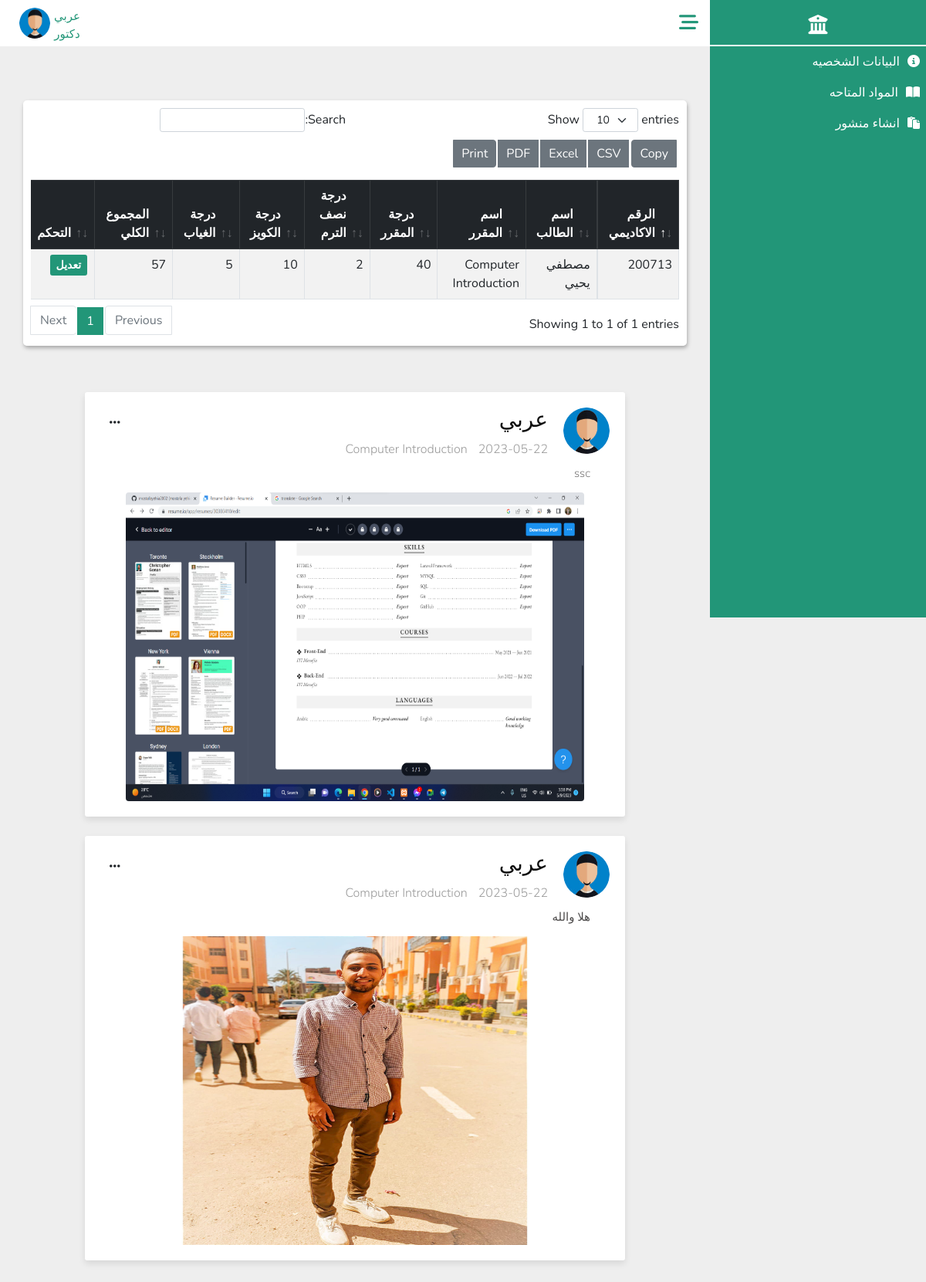
The app's page /Doctors/subject_setting.php?subject_name=Computer Introduction (signed in) with its own data.
### tables this page shows
CREATE TABLE `doctor` (
  `Doctor_ID` bigint(30) NOT NULL,
  `Password` varchar(100) NOT NULL,
  `Image` varchar(100) NOT NULL DEFAULT 'profile.jpg',
  `Full_Name` varchar(100) DEFAULT NULL,
  `Job` varchar(100) NOT NULL DEFAULT 'دكتور',
  `Gender` varchar(100) DEFAULT NULL,
  `Nationality` varchar(100) DEFAULT 'مصري',
  `Religion` varchar(100) DEFAULT NULL,
  `Date_Birth` date DEFAULT NULL,
  `Address` varchar(100) DEFAULT NULL,
  `Phone_Number` varchar(30) DEFAULT NULL,
  `Degree` varchar(100) DEFAULT NULL,
  `University` varchar(100) DEFAULT 'المنوفيه',
  `Faculty` varchar(100) DEFAULT 'الحاسبات والمعلومات',
  `Department` varchar(100) DEFAULT NULL,
  `Email_Address` varchar(100) NOT NULL
);

CREATE TABLE `subject_marks` (
  `ID` int(11) NOT NULL,
  `Student_ID` int(11) NOT NULL,
  `Subject_Name` varchar(100) NOT NULL,
  `Subject_Marks` double DEFAULT NULL,
  `Subject_Midterm` double DEFAULT NULL,
  `Subject_Quiz` double DEFAULT NULL,
  `Subject_Attendance` double DEFAULT NULL,
  `Total_Marks` double DEFAULT NULL
);

CREATE TABLE `student` (
  `St_ID` int(30) NOT NULL,
  `Password` varchar(100) NOT NULL,
  `Image` varchar(100) NOT NULL DEFAULT 'profile.jpg',
  `Full_Name` varchar(100) DEFAULT NULL,
  `Gender` varchar(100) DEFAULT NULL,
  `Nationality` varchar(100) DEFAULT 'مصري',
  `Religion` varchar(100) DEFAULT NULL,
  `Address` varchar(100) DEFAULT NULL,
  `Date_Birth` date DEFAULT NULL,
  `National_ID` varchar(30) DEFAULT NULL,
  `Phone_Number` varchar(30) DEFAULT NULL,
  `Academic_Email` varchar(100) DEFAULT NULL,
  `School` varchar(100) DEFAULT NULL,
  `Qualification` varchar(100) DEFAULT 'ثانوي عام',
  `Total_Degree` double DEFAULT NULL,
  `Average` float DEFAULT NULL,
  `Date_Coordination` date DEFAULT NULL,
  `Number_Coordination` varchar(100) DEFAULT NULL,
  `Faculty` varchar(100) DEFAULT 'الحاسبات والمعلومات',
  `University` varchar(100) DEFAULT 'المنوفيه',
  `Department` varchar(100) DEFAULT 'عام',
  `Joining_Date` date DEFAULT NULL,
  `Job` varchar(100) NOT NULL DEFAULT 'طالب'
);

CREATE TABLE `create_post` (
  `id` int(11) NOT NULL,
  `Doctor_ID` bigint(100) NOT NULL,
  `Subject_Name` varchar(100) NOT NULL,
  `Content` varchar(500) NOT NULL,
  `Pdf` varchar(100) DEFAULT NULL,
  `Img` varchar(100) DEFAULT NULL,
  `Date` date DEFAULT current_timestamp()
);

### Doctors/subject_setting.php (the view, shortened to what this page needs)
<?php
include_once("../DataBase/database.php");
$subject_name = $_GET['subject_name'];
$subject_marks = $con->query("SELECT t1.Full_Name,
t2.Student_ID,
t2.Subject_Name,
t2.Subject_Marks,
t2.Subject_Midterm,
t2.Subject_Quiz,
t2.Subject_Attendance,
t2.Total_Marks
FROM
`student` t1
 INNER JOIN
 `subject_marks` t2
 on t1.St_ID=t2.Student_ID
 WHERE t2.Subject_Name='$subject_name'
");
$subject_marks = $subject_marks->fetchAll(PDO::FETCH_ASSOC);
$allPosts = $con->query("SELECT * FROM `create_post` INNER JOIN `doctor` ON create_post.Doctor_ID=doctor.Doctor_ID  AND create_post.Subject_Name='$subject_name'");
$allPosts = $allPosts->fetchAll(PDO::FETCH_ASSOC);
?>
<!DOCTYPE html>
<html lang="ar">
<head>
  <link rel="stylesheet" href="../CssComponent/bootstrap.min.css">
  <link rel="stylesheet" href="../CssComponent/datatables.min.css">
  <link rel="stylesheet" href="../CssComponent/all.min.css">
  <link rel="stylesheet" href="../CssComponent/subject.css">
  <link rel="stylesheet" href="../CssComponent/AddData.css">
  <link rel="stylesheet" href="../CssComponent/Table.css">
  <link rel="stylesheet" href="../CssCOmponent/Dashboard.css">
</head>
<body>
  <?php include_once("../Components/Dashboard.php") ?>
  <section class="section">
    <?php include_once("../Components/NavBar.php"); ?>
    <ul class="department-navbar">
      <li>
      </li>
    </ul>
    <div class="container">
      <div class="row">
        <div class="col-12">
          <div class="data_table">
            <table id="example" class="table table-striped table-bordered">
              <thead class="table-dark">
                <tr>
                  <th>الرقم الاكاديمي</th>
                  <th>اسم الطالب</th>
                  <th>اسم المقرر</th>
                  <th>درجة المقرر</th>
                  <th>درجة نصف الترم</th>
                  <th>درجة الكويز</th>
                  <th>درجة الغياب</th>
                  <th> المجموع الكلي</th>
                  <th> التحكم</th>
                </tr>
              </thead>
              <tbody class="table-content">
                <?php foreach ($subject_marks as $data) { ?>
                  <tr>
                    <td><?php echo $data['Student_ID'] ?></td>
                    <td><?php echo $data['Full_Name'] ?></td>
                    <td><?php echo $data['Subject_Name'] ?></td>
                    <td><?php echo $data['Subject_Marks'] ?></td>
                    <td><?php echo $data['Subject_Midterm'] ?></td>
                    <td><?php echo $data['Subject_Quiz'] ?></td>
                    <td><?php echo $data['Subject_Attendance'] ?></td>
                    <td><?php echo $data['Total_Marks'] ?></td>
                    <td>
                      <button><a href="Add_Marks.php?id=<?php echo $data['Student_ID'] ?>&subject=<?php echo $data['Subject_Name'] ?>" class="update">تعديل</a></button>
                    </td>
                  </tr>
                <?php } ?>
              </tbody>
            </table>
          </div>
        </div>
      </div>
    </div>
    <div class="container">
      <div class="posts">
        <?php foreach ($allPosts as $post) { ?>
          <div class="post">
            <div class="head">
              <div class="profile">
                <img src="images/<?= $post['Image'] ?>" alt="">
              </div>
              <div class="content">
                <h3><?= $post['Full_Name'] ?> </h3>
                <div class="descrption">
                  <span><?= $post['Date'] ?></span>
                  <span><?= $post['Subject_Name'] ?></span>
                </div>
              </div>
              <div class="control"><i class="fa-solid fa-ellipsis"></i></div>
            </div>
            <p><?= $post['Content'] ?></p>
            <?php
            if (!empty($post['Img'])) { ?>
              <div class="image">
                <img src="Posts/<?= $post['Img'] ?>" alt="">
              </div>
            <?php }
            ?>
          </div>
        <?php } ?>
      </div>
    </div>
  </section>
</body>
</html>

### Components/NavBar.php (shortened to what this page needs)
<?php
include_once("../DataBase/database.php");
if ($con) {
   if (isset($_SESSION['admin_id'])) {
      $admin_id = $_SESSION['admin_id'];
      $q = $con->query("SELECT * FROM `admin` WHERE Ad_ID='$admin_id'");
      $d = $q->fetch(PDO::FETCH_ASSOC);
      $imgPath = "../Admins/images/";
      $profile = "../Admins/Admin_Info.php";
   } elseif (isset($_SESSION['doctor_id'])) {
      $doctor_id = $_SESSION['doctor_id'];
      $q = $con->query("SELECT * FROM `doctor` WHERE Doctor_ID='$doctor_id'");
      $d = $q->fetch(PDO::FETCH_ASSOC);
      $imgPath = "../Doctors/images/";
   } elseif (isset($_SESSION['student_id'])) {
      $student_id = $_SESSION['student_id'];
      $q = $con->query("SELECT * FROM `student` WHERE St_ID='$student_id'");
      $d = $q->fetch(PDO::FETCH_ASSOC);
      $imgPath = "../Students/images/";
      $profile = "../Students/Student_info.php";
   }
   $full_name = $d['Full_Name'];
   $job = $d['Job'];
   $img = $imgPath . $d['Image'];
}
?>
<div class="nav-bar1">
    <div class="icon">
        <i class="fa-solid fa-bars-staggered"></i>
    </div>
    <div class="profile">
        <div class="user">
            <p class="username"><?php echo  $full_name ?></p>
            <p class="job"><?php echo $job ?></p>
        </div>
        <div class="img">
            <img src=<?php echo $img ?> alt="error" height="30px" width="30px">
        </div>
    </div>
</div>

### CssComponent/AddData.css (style rules this page uses)
.container { width: 100%; padding: 30px; }

### CssComponent/Table.css (style rules this page uses)
.data_table { background: #fff; padding: 10px; box-shadow: 1px 3px 5px #aaa; border-radius: 5px; }
.table-content td button { margin: 1px; font-size: 14px; font-weight: bold; outline: none; border: none; }
.table-content td a { color: #fff; padding: 4px 8px; border-radius: 3px; text-decoration: none; }
.table-content td a.update { background-color:var(--main-color); }
.data_table { overflow: auto; }

### CssComponent/Dashboard.css (style rules this page uses)
:root { --main-color: #229678; --red-color: #e74c3c; --orangen-color: #f39c12; --white-color: #fff; --black-color: #2c3e50; --ligth-color: #888; --ligth-background: #eee; --main-border: 1pxsolid rgba(0, 0, 0, 0.2); --main-trantision: 0.2s linear; --linear: #229678; }
* { font-family: "Nunito", sans-serif; margin: 0; padding: 0; box-sizing: border-box; outline: none; border: none; text-decoration: none; direction: rtl !important; }
a { text-decoration: none; }
body { background-color: var(--ligth-background) !important; }
.nav-bar1 { height: 60px; width: 100%; background-color: white; display: flex; justify-content: space-between; z-index: 1000; text-align: center; position: sticky; top: 0; left: 0; }
.nav-bar1 .profile, .nav-bar1 .icon { height: 100%; padding: 10px 15px; }
.nav-bar1 .icon { line-height: 40px; font-size: 25px; cursor: pointer; }
.nav-bar1 .icon i { cursor: pointer; color: var(--main-color); }
.nav-bar1 .profile { display: inline-flex; margin-left: 10px; }
.nav-bar1 .profile .user { margin-left: 5px; }
.nav-bar1 .profile .user p { color: var(--main-color); margin: 0 !important; font-size: 15px; }
.img > img { height: 100%; width: 100%; border-radius: 50%; }
.section { padding-right: 280px; }

### Doctors/subject_setting.php (style rules this page uses)
.posts { display: flex; flex-direction: column; gap: 25px; max-width: 700px; margin: auto; }
.posts .post { background: #fff; box-shadow: 0 4px 8px rgba(0, 0, 0, .1); border-radius: 3px; padding: 20px; }
.posts .post .head { display: flex; position: relative; }
.posts .post .head .profile { width: 60px; height: 60px; overflow: hidden; margin-left: 20px; }
.posts .post .head .profile img { width: 100%; height: 100%; border-radius: 50%; object-fit: cover; }
.posts .post .head .content h3 { font-weight: 400; color: #0e0e0e; }
.posts .post .head .content .descrption span { margin-left: 10px; color: #999; font-weight: 300; }
.posts .post .head .control { position: absolute; left: 12px; top: 8px; z-index: 22; }
.posts .post .head .control i { cursor: pointer; }
.posts .post p { margin: 8px 25px 14px; font-size: 15px; font-weight: 200; color: #4d4b4b; }
.posts .post .image { overflow: hidden; border-radius: 4px; width: 90%; height: 400px; margin: auto; }
.posts .post .image img { width: 100%; height: 100%; object-fit: fill; object-position: top; }

### records on screen
doctor: Full_Name "عربي", Job "دكتور", Image (placeholder picture)
subject_marks: Student_ID "200713", Student_ID.Full_Name "مصطفي يحيي", Subject_Name "Computer Introduction", Subject_Marks "40", Subject_Midterm "2", Subject_Quiz "10", Subject_Attendance "5", Total_Marks "57"
create_post: Doctor_ID.Image (placeholder picture), Doctor_ID.Full_Name "عربي", Date "2023-05-22", Subject_Name "Computer Introduction", Content "ssc", Img (picture)
create_post: Doctor_ID.Image (placeholder picture), Doctor_ID.Full_Name "عربي", Date "2023-05-22", Subject_Name "Computer Introduction", Content "هلا والله", Img (picture)
